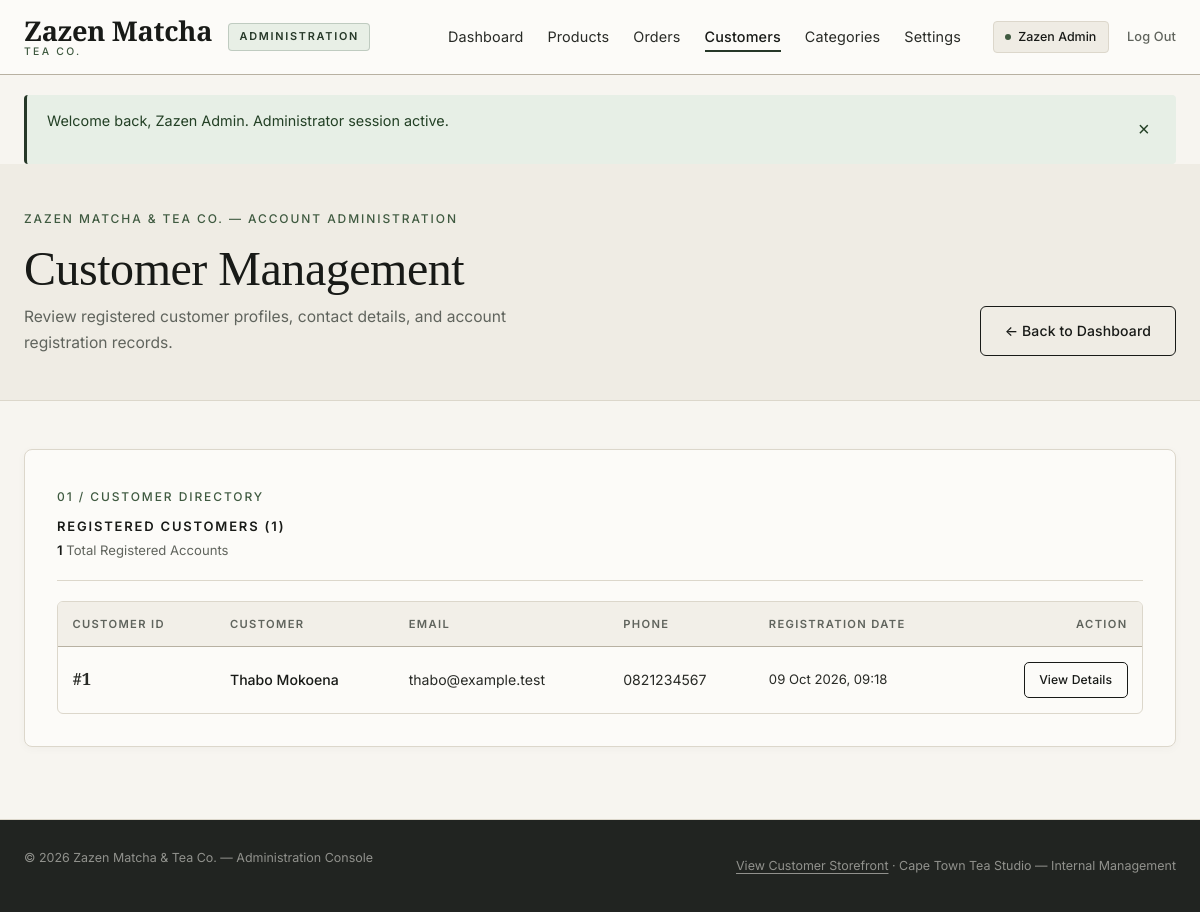
The page /admin/customers.php (signed in) on the database its author committed.
### tables this page shows
CREATE TABLE `customers` (
    `customer_id` INT UNSIGNED NOT NULL AUTO_INCREMENT,
    `first_name` VARCHAR(100) NOT NULL,
    `last_name` VARCHAR(100) NOT NULL,
    `email` VARCHAR(150) NOT NULL,
    `phone` VARCHAR(30) DEFAULT NULL,
    `password` VARCHAR(255) NOT NULL COMMENT 'Bcrypt hash generated via PHP password_hash()',
    `address` VARCHAR(255) DEFAULT NULL,
    `city` VARCHAR(100) DEFAULT NULL,
    `province` VARCHAR(100) DEFAULT NULL,
    `postal_code` VARCHAR(20) DEFAULT NULL,
    `created_at` TIMESTAMP NOT NULL DEFAULT CURRENT_TIMESTAMP,
    `updated_at` TIMESTAMP NOT NULL DEFAULT CURRENT_TIMESTAMP ON UPDATE CURRENT_TIMESTAMP,
    PRIMARY KEY (`customer_id`),
    UNIQUE KEY `uq_customers_email` (`email`)
);

### includes/functions.php (called while the page is built, shortened)
<?php
function e($value): string
{
    return htmlspecialchars((string) ($value ?? ''), ENT_QUOTES | ENT_SUBSTITUTE, 'UTF-8');
}
function db_fetch_all(PDO $pdo, string $sql, array $params = []): array
{
    $stmt = $pdo->prepare($sql);
    $stmt->execute($params);
    return $stmt->fetchAll();
}
function site_url(string $path = ''): string
{
    $cleanPath = ltrim($path, '/');
    return BASE_URL . '/' . $cleanPath;
}

### admin/customers.php (the view, shortened to what this page needs)
<?php
require_once dirname(__DIR__) . '/includes/db.php';
require_once dirname(__DIR__) . '/includes/functions.php';
$dashboardUrl = site_url('admin/dashboard.php');
$customers      = [];
try {
    $customersSql = "
        SELECT
            customer_id,
            first_name,
            last_name,
            email,
            phone,
            created_at
        FROM customers
        ORDER BY created_at DESC, customer_id DESC
    ";
    $customers = db_fetch_all($pdo, $customersSql);
} catch (Throwable $exception) {
    error_log('Admin Customers Listing Error: ' . $exception->getMessage());
    $customersError = 'Unable to load customer records right now. Please refresh the page or check the database connection.';
}
$totalCustomersCount = count($customers);
require_once dirname(__DIR__) . '/includes/admin-header.php';
?>
<section class="checkout-hero admin-page-hero" aria-labelledby="admin-customers-heading">
    <div class="container">
        <div class="checkout-hero-inner admin-page-hero-inner">
            <div>
                <span class="eyebrow">Zazen Matcha &amp; Tea Co. &mdash; Account Administration</span>
                <h1 id="admin-customers-heading" class="checkout-title">Customer Management</h1>
                <p class="checkout-subtitle">
                    Review registered customer profiles, contact details, and account registration records.
                </p>
            </div>
            <div class="admin-hero-actions">
                <a href="<?php echo e($dashboardUrl); ?>" class="btn btn-outline">
                    &larr; Back to Dashboard
                </a>
            </div>
        </div>
    </div>
</section>
<section class="section admin-dashboard-section admin-customers-section" aria-label="Registered customers listing">
    <div class="container">
        <div class="checkout-card admin-panel-card admin-customers-card">
            <div class="admin-panel-header admin-products-header">
                <div>
                    <span class="eyebrow">01 / Customer Directory</span>
                    <h2 class="checkout-section-heading">
                        Registered Customers (<?php echo (int) $totalCustomersCount; ?>)
                    </h2>
                    <p class="admin-products-summary">
                        <span><strong><?php echo (int) $totalCustomersCount; ?></strong> Total Registered Accounts</span>
                    </p>
                </div>
            </div>
            <?php if (empty($customers)): ?>
                <div class="admin-empty-state" role="status">
                    <p class="admin-empty-title">No registered customers found.</p>
                    <p class="admin-empty-text">
                        New customer accounts created through the storefront registration or checkout pages will appear here automatically.
                    </p>
                </div>
            <?php else: ?>
                <div class="admin-table-wrapper">
                    <table class="admin-table admin-customers-table">
                        <thead>
                            <tr>
                                <th scope="col">Customer ID</th>
                                <th scope="col">Customer</th>
                                <th scope="col">Email</th>
                                <th scope="col">Phone</th>
                                <th scope="col">Registration Date</th>
                                <th scope="col" class="admin-col-actions">Action</th>
                            </tr>
                        </thead>
                        <tbody>
                            <?php foreach ($customers as $customerRow): ?>
                                <?php
                                $rowCustomerId = (int) ($customerRow['customer_id'] ?? 0);
                                $firstName = trim((string) ($customerRow['first_name'] ?? ''));
                                $lastName  = trim((string) ($customerRow['last_name'] ?? ''));
                                $fullName  = trim($firstName . ' ' . $lastName);
                                $email = trim((string) ($customerRow['email'] ?? ''));
                                $phone = trim((string) ($customerRow['phone'] ?? ''));
                                $rawCreatedAt  = trim((string) ($customerRow['created_at'] ?? ''));
                                $timestamp     = $rawCreatedAt !== '' ? strtotime($rawCreatedAt) : false;
                                $formattedDate = $timestamp !== false
                                    ? date('d M Y, H:i', $timestamp)
                                    : $rawCreatedAt;
                                $detailsUrl = site_url('admin/customer-details.php?id=' . $rowCustomerId);
                                ?>
                                <tr data-customer-id="<?php echo $rowCustomerId; ?>">
                                    <td class="admin-cell-id" data-label="Customer ID">
                                        <strong>#<?php echo $rowCustomerId; ?></strong>
                                    </td>
                                    <td data-label="Customer">
                                        <span class="admin-customer-name"><?php echo e($fullName); ?></span>
                                    </td>
                                    <td data-label="Email">
                                        <span><?php echo e($email); ?></span>
                                    </td>
                                    <td data-label="Phone">
                                        <?php if ($phone !== ''): ?>
                                            <span><?php echo e($phone); ?></span>
                                        <?php else: ?>
                                            <span class="admin-customer-email" aria-label="Not provided">&mdash;</span>
                                        <?php endif; ?>
                                    </td>
                                    <td class="admin-cell-date" data-label="Registration Date">
                                        <?php echo e($formattedDate); ?>
                                    </td>
                                    <td class="admin-cell-actions" data-label="Action">
                                        <a
                                            href="<?php echo e($detailsUrl); ?>"
                                            class="btn btn-outline admin-edit-btn"
                                            aria-label="View details for <?php echo e($fullName); ?>"
                                        >
                                            View Details
                                        </a>
                                    </td>
                                </tr>
                            <?php endforeach; ?>
                        </tbody>
                    </table>
                </div>
            <?php endif; ?>
        </div>
    </div>
</section>
<?php require_once dirname(__DIR__) . '/includes/admin-footer.php'; ?>

### rows shown on the page
customers: customer_id "1", fullName "Thabo Mokoena", email "thabo@example.test", phone "0821234567", created_at "09 Oct 2026, 09:18"

### other values the page prints
$adminDisplayName "Zazen Admin"
$flashMessage['message'] "Welcome back, Zazen Admin. Administrator session active."
$totalCustomersCount "1"
